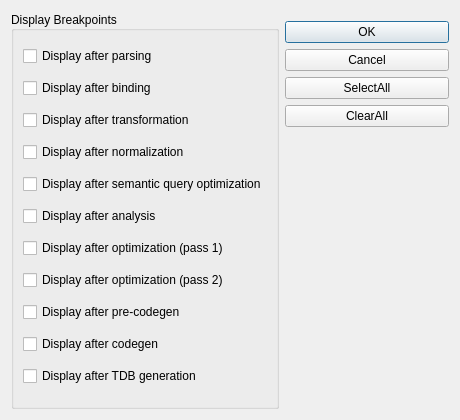
<?xml version="1.0" encoding="UTF-8"?>
<ui version="4.0">
 <class>BreakpointDialog</class>
 <widget class="QDialog" name="BreakpointDialog">
  <property name="windowModality">
   <enum>Qt::ApplicationModal</enum>
  </property>
  <property name="geometry">
   <rect>
    <x>0</x>
    <y>0</y>
    <width>460</width>
    <height>420</height>
   </rect>
  </property>
  <property name="sizePolicy">
   <sizepolicy hsizetype="Fixed" vsizetype="Fixed">
    <horstretch>0</horstretch>
    <verstretch>0</verstretch>
   </sizepolicy>
  </property>
  <property name="minimumSize">
   <size>
    <width>460</width>
    <height>420</height>
   </size>
  </property>
  <property name="maximumSize">
   <size>
    <width>460</width>
    <height>420</height>
   </size>
  </property>
  <property name="windowTitle">
   <string>Breakpoints</string>
  </property>
  <property name="windowIcon">
   <iconset resource="Resource.qrc">
    <normaloff>:/file/R_DUMMY</normaloff>:/file/R_DUMMY</iconset>
  </property>
  <property name="windowOpacity">
   <double>0.000000000000000</double>
  </property>
  <property name="modal">
   <bool>true</bool>
  </property>
  <layout class="QHBoxLayout" name="horizontalLayout">
   <item>
    <widget class="QGroupBox" name="groupBoxBreakpoint">
     <property name="sizePolicy">
      <sizepolicy hsizetype="Fixed" vsizetype="Expanding">
       <horstretch>0</horstretch>
       <verstretch>0</verstretch>
      </sizepolicy>
     </property>
     <property name="font">
      <font>
       <weight>50</weight>
       <bold>false</bold>
      </font>
     </property>
     <property name="title">
      <string>Display Breakpoints</string>
     </property>
     <property name="alignment">
      <set>Qt::AlignLeading|Qt::AlignLeft|Qt::AlignVCenter</set>
     </property>
     <layout class="QVBoxLayout" name="verticalLayout_2">
      <item>
       <widget class="QCheckBox" name="chkDisplayAfterParsing">
        <property name="text">
         <string>Display after parsing</string>
        </property>
       </widget>
      </item>
      <item>
       <widget class="QCheckBox" name="chkDisplayAfterBinding">
        <property name="text">
         <string>Display after binding</string>
        </property>
       </widget>
      </item>
      <item>
       <widget class="QCheckBox" name="chkDisplayAfterTransformation">
        <property name="text">
         <string>Display after transformation</string>
        </property>
       </widget>
      </item>
      <item>
       <widget class="QCheckBox" name="chkDisplayAfterNormalization">
        <property name="text">
         <string>Display after normalization</string>
        </property>
       </widget>
      </item>
      <item>
       <widget class="QCheckBox" name="chkDisplayAfterSemanticQueryOpt">
        <property name="text">
         <string>Display after semantic query optimization</string>
        </property>
       </widget>
      </item>
      <item>
       <widget class="QCheckBox" name="chkDisplayAfterAnalysis">
        <property name="text">
         <string>Display after analysis</string>
        </property>
       </widget>
      </item>
      <item>
       <widget class="QCheckBox" name="chkDisplayAfterOptimization1">
        <property name="text">
         <string>Display after optimization (pass 1)</string>
        </property>
       </widget>
      </item>
      <item>
       <widget class="QCheckBox" name="chkDisplayAfterOptimization2">
        <property name="text">
         <string>Display after optimization (pass 2)</string>
        </property>
       </widget>
      </item>
      <item>
       <widget class="QCheckBox" name="chkDisplayAfterPrecodegen">
        <property name="text">
         <string>Display after pre-codegen</string>
        </property>
       </widget>
      </item>
      <item>
       <widget class="QCheckBox" name="chkDisplayAfterCodegen">
        <property name="text">
         <string>Display after codegen</string>
        </property>
       </widget>
      </item>
      <item>
       <widget class="QCheckBox" name="chkDisplayAfterTdbGeneration">
        <property name="text">
         <string>Display after TDB generation</string>
        </property>
       </widget>
      </item>
     </layout>
    </widget>
   </item>
   <item>
    <layout class="QVBoxLayout" name="verticalLayout">
     <item>
      <spacer name="verticalSpacer_2">
       <property name="orientation">
        <enum>Qt::Vertical</enum>
       </property>
       <property name="sizeType">
        <enum>QSizePolicy::Fixed</enum>
       </property>
       <property name="sizeHint" stdset="0">
        <size>
         <width>20</width>
         <height>10</height>
        </size>
       </property>
      </spacer>
     </item>
     <item>
      <widget class="QPushButton" name="bkptOK">
       <property name="text">
        <string>OK</string>
       </property>
      </widget>
     </item>
     <item>
      <widget class="QPushButton" name="bkptCancel">
       <property name="text">
        <string>Cancel</string>
       </property>
      </widget>
     </item>
     <item>
      <widget class="QPushButton" name="bkptSA">
       <property name="text">
        <string>SelectAll</string>
       </property>
      </widget>
     </item>
     <item>
      <widget class="QPushButton" name="bkptClrA">
       <property name="text">
        <string>ClearAll</string>
       </property>
      </widget>
     </item>
     <item>
      <spacer name="verticalSpacer">
       <property name="orientation">
        <enum>Qt::Vertical</enum>
       </property>
       <property name="sizeHint" stdset="0">
        <size>
         <width>20</width>
         <height>40</height>
        </size>
       </property>
      </spacer>
     </item>
    </layout>
   </item>
  </layout>
 </widget>
 <resources>
  <include location="Resource.qrc"/>
 </resources>
 <connections/>
</ui>
